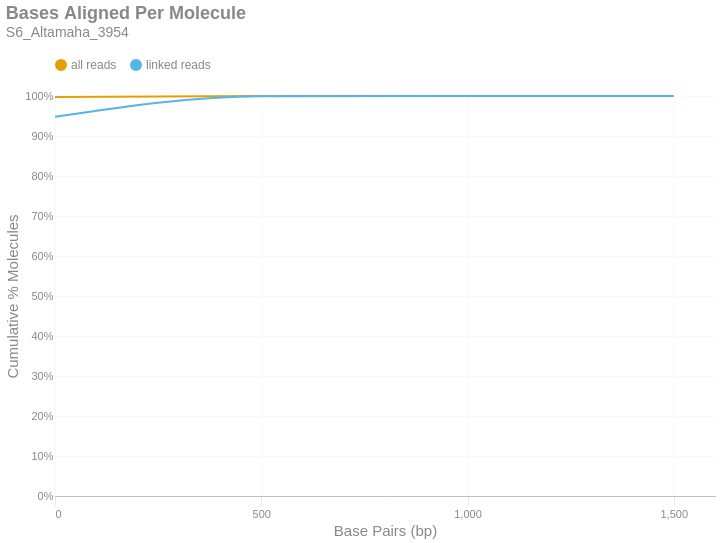

The notebook cell saved with this chart:
### Markdown cell above
### Bases Aligned Per Molecule
This is a cumulative frequency distribution showing the number of base pairs aligned per unique molecule. These data are shown in 500 bp bins. There are two distributions: one with `all reads` (yellow) and another with only `linked reads` (blue). The percent of molecules in the `linked reads` distribution is relative to the total number of linked molecules.

### Code cell
if SKIPLR:
    print_html(f"Skipped")
else:
    binned_df = consolidated_hist(valids['aligned_bp'], mask, 500, True)
    with SafeRender(binned_df):
        (
            density_plot(binned_df, 'Bases Aligned Per Molecule', samplename, 'basesper')
            .encode(
                x=alt.X('bin:Q', title="Base Pairs (bp)").axis(tickMinStep=500).scale(padding=0),
                y=alt.Y('value:Q', title='Cumulative % Molecules')
                    .axis(format='%')
                    .scale(domain = [0,1])
                    .stack(False),
                color=alt.Color("key:N").scale(domain = ["all reads", "linked reads"]),
                tooltip = [
                    alt.Tooltip("key:N", title = "Data Type"),
                    alt.Tooltip("range_label:N", title="Bases Aligned Per Molecule"),
                    alt.Tooltip("value:Q", format = ".2%", title="% Molecules (Cum.)")
                ]
            )
        ).display()

### Figure 1 — Vega-Lite specification as saved in the notebook (floating-point values rounded to 4 significant figures)
{"width": "container", "height": 400, "config": {"title": {"anchor": "start", "dy": -15, "fontSize": 18, "color": "#888888", "subtitleColor": "#888888", "subtitleFontSize": 14}, "arc": {"fill": "#0072B2"}, "axis": {"domainColor": "#888888", "domainWidth": 0.5, "gridWidth": 0.2, "grid": false, "titleFontWeight": 400, "titleFontSize": 15, "labelFontSize": 11, "labelColor": "#888888", "tickColor": "#888888", "tickWidth": 0.2, "titleColor": "#888888"}, "axisBand": {"grid": false}, "axisX": {"grid": true, "tickSize": 10, "domainCap": "round"}, "axisY": {"domain": false, "grid": true, "tickSize": 0, "domainCap": "round"}, "background": "transparent", "header": {"labelFontSize": 15, "labelColor": "#888888", "titleFontSize": 15, "titleFontWeight": 600, "titleColor": "#888888"}, "legend": {"labelFont": "sans-serif", "labelFontSize": 12, "labelColor": "#888888", "symbolSize": 100, "symbolType": "circle", "titleFontSize": 12, "titlePadding": 10, "titleColor": "#888888", "title": null, "orient": "top"}, "range": {"category": ["#E69F00", "#56B4E9", "#009E73", "#F0E442", "#0072B2", "#D55E00", "#CC79A7", "#000000"], "diverging": ["#cfe8f3", "#a2d4ec", "#73bfe2", "#46abdb", "#1696d2", "#12719e"]}, "area": {"fill": "#0072B2", "fillOpacity": 0.7, "line": true, "strokeOpacity": 0.7}, "line": {"color": "#0072B2", "stroke": "#0072B2", "strokeWidth": 2}, "trail": {"color": "#0072B2", "stroke": "#0072B2", "strokeWidth": 0, "size": 1}, "point": {"filled": true, "fillOpacity": 1.0, "size": 95}, "text": {"color": "#888888", "fontSize": 11, "align": "right", "fontWeight": 400, "size": 11}, "bar": {"fill": "#0072B2", "stroke": null}, "view": {"stroke": null, "continuousWidth": 660, "continuousHeight": 400}}, "data": {"name": "data-513c3e4dc381a2ec5a4a1cfa529d035e"}, "mark": {"type": "line", "interpolate": "monotone", "point": {"opacity": 0, "size": 275}}, "encoding": {"color": {"field": "key", "scale": {"domain": ["all reads", "linked reads"]}, "type": "nominal"}, "tooltip": [{"field": "key", "title": "Data Type", "type": "nominal"}, {"field": "range_label", "title": "Bases Aligned Per Molecule", "type": "nominal"}, {"field": "value", "format": ".2%", "title": "% Molecules (Cum.)", "type": "quantitative"}], "x": {"axis": {"tickMinStep": 500}, "field": "bin", "scale": {"padding": 0}, "title": "Base Pairs (bp)", "type": "quantitative"}, "y": {"axis": {"format": "%"}, "field": "value", "scale": {"domain": [0, 1]}, "stack": false, "title": "Cumulative % Molecules", "type": "quantitative"}}, "params": [{"name": "param_c36ac31b6afebe62", "select": {"type": "point", "fields": ["key"]}, "bind": "legend"}], "title": {"text": "Bases Aligned Per Molecule", "subtitle": "S6_Altamaha_3954"}, "transform": [{"fold": ["all reads (cumsum)", "linked reads (cumsum)"]}, {"calculate": "replace(datum.key, ' (cumsum)', '')", "as": "key"}, {"filter": {"param": "param_c36ac31b6afebe62"}}], "usermeta": {"embedOptions": {"downloadFileName": "S6_Altamaha_3954.basesper"}}, "$schema": "https://vega.github.io/schema/vega-lite/v6.1.0.json", "datasets": {"data-513c3e4dc381a2ec5a4a1cfa529d035e": [{"bin": "0.0", "interval": "0.0-500.0", "all reads": 0.9977, "linked reads": 0.9479, "all reads (cumsum)": 0.9977, "linked reads (cumsum)": 0.9479, "range_label": "0-499"}, {"bin": "500.0", "interval": "500.0-1000.0", "all reads": 0.00223, "linked reads": 0.05163, "all reads (cumsum)": 1.0, "linked reads (cumsum)": 0.9995, "range_label": "500-999"}, {"bin": "1000.0", "interval": "1000.0-1500.0", "all reads": 2.393e-05, "linked reads": 0.0004703, "all reads (cumsum)": 1.0, "linked reads (cumsum)": 1.0, "range_label": "1000-1499"}, {"bin": "1500.0", "interval": "1500.0-2000.0", "all reads": 8.113e-07, "linked reads": 1.96e-05, "all reads (cumsum)": 1.0, "linked reads (cumsum)": 1.0, "range_label": "1500-1999"}]}}
